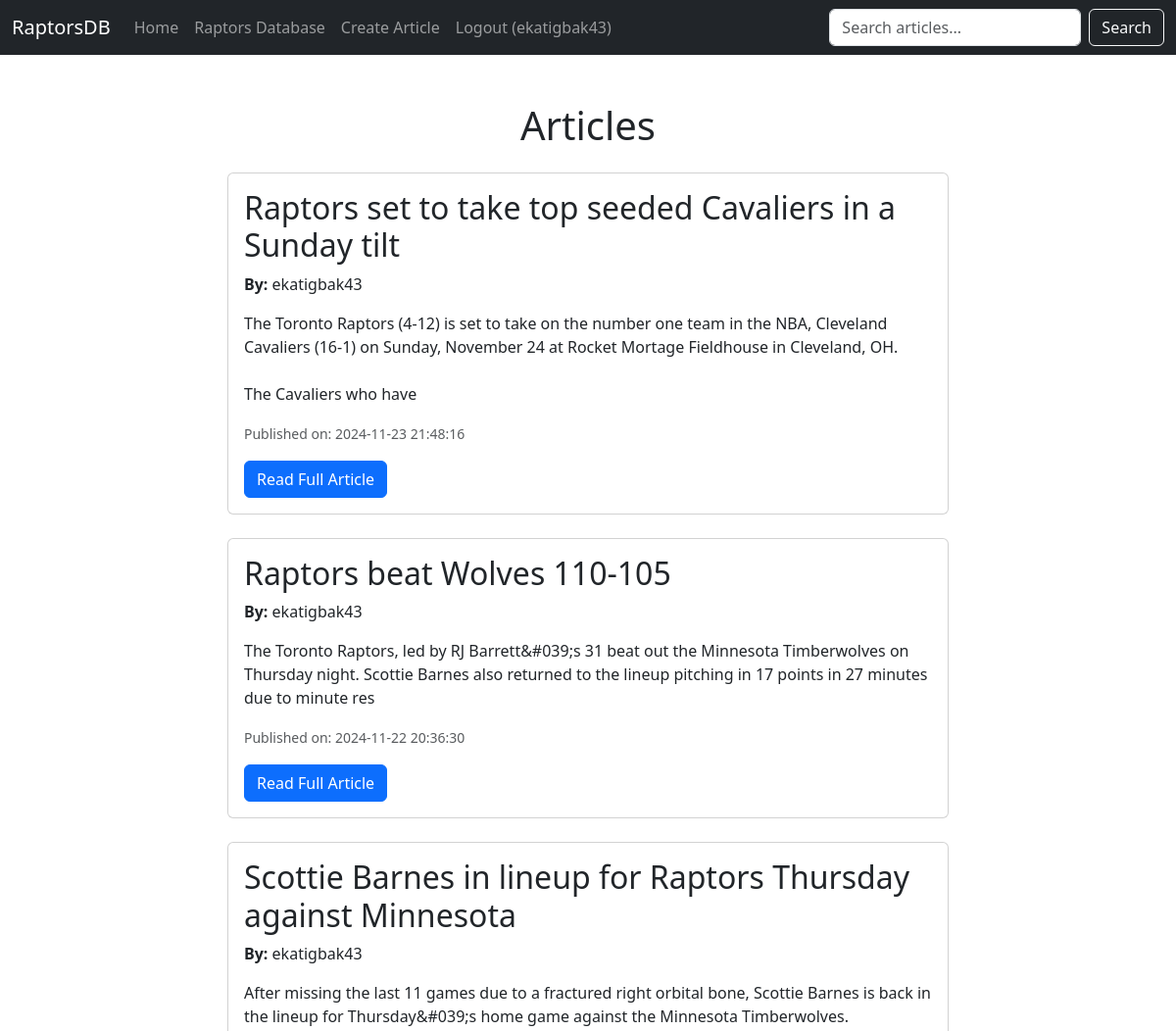
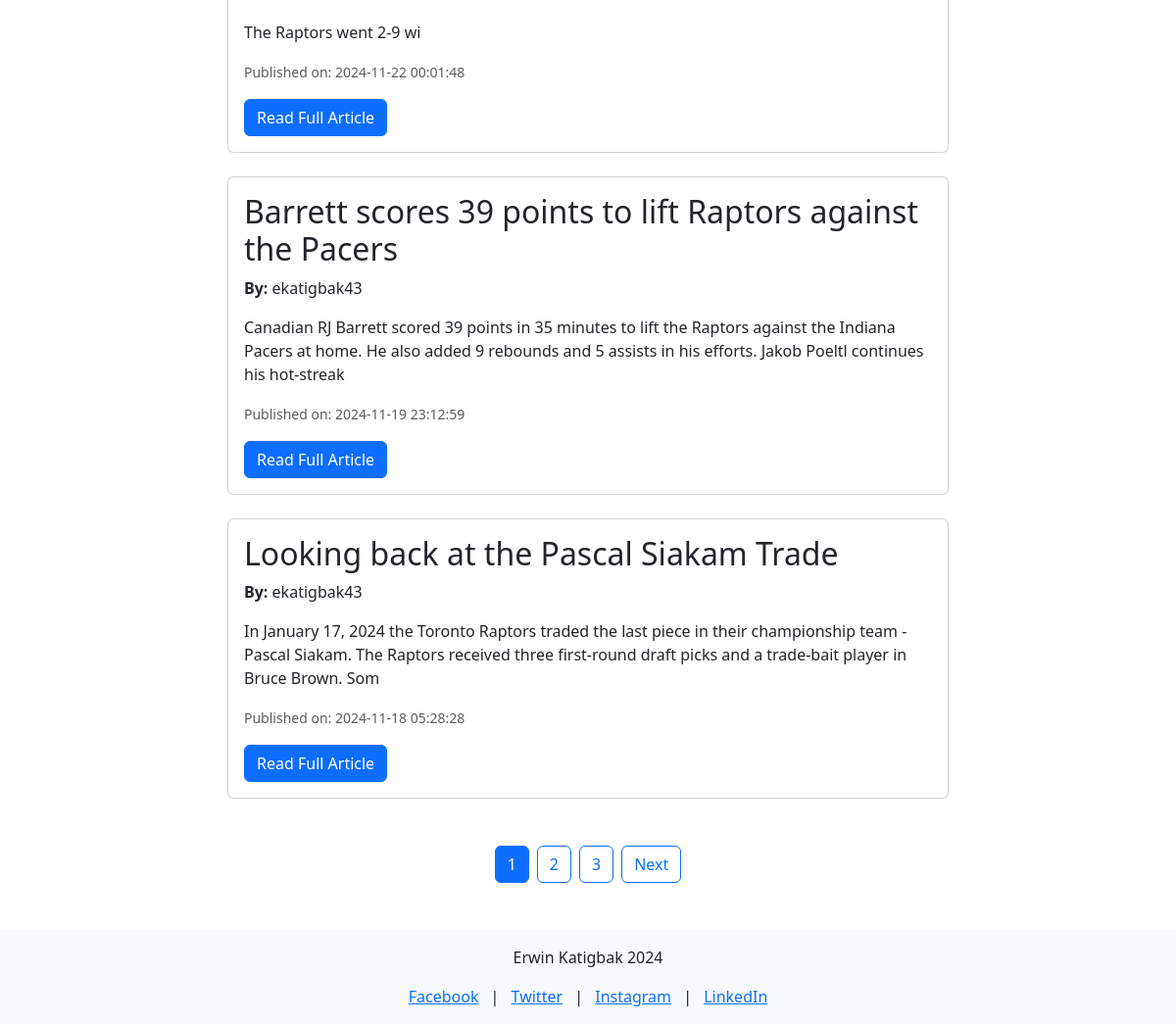
Page /index.php (signed in) on the committed database (2 pictures, top to bottom).
### tables this page shows
CREATE TABLE `articles` (
  `article_id` int(11) NOT NULL,
  `title` varchar(255) NOT NULL,
  `content` text DEFAULT NULL,
  `image` varchar(255) DEFAULT NULL,
  `author_id` int(11) DEFAULT NULL,
  `created_at` timestamp NOT NULL DEFAULT current_timestamp()
);

CREATE TABLE `users` (
  `user_id` int(11) NOT NULL,
  `username` varchar(50) NOT NULL,
  `password` varchar(255) NOT NULL,
  `role` enum('admin','editor','user','guest') NOT NULL
);

### index.php (the view, shortened to what this page needs)
<?php
require('connect.php');
$articles_per_page = 5;
$page = isset($_GET['page']) && is_numeric($_GET['page']) ? (int)$_GET['page'] : 1;
$offset = ($page - 1) * $articles_per_page;
try {
    $total_query = "SELECT COUNT(*) AS total FROM articles";
    $total_statement = $db->prepare($total_query);
    $total_statement->execute();
    $total_articles = $total_statement->fetch(PDO::FETCH_ASSOC)['total'];
    $total_pages = ceil($total_articles / $articles_per_page);
    $query = "SELECT a.article_id, a.title, a.content, a.created_at, u.username AS author
              FROM articles a
              JOIN users u ON a.author_id = u.user_id
              ORDER BY a.created_at DESC
              LIMIT :limit OFFSET :offset";
    $statement = $db->prepare($query);
    $statement->bindValue(':limit', $articles_per_page, PDO::PARAM_INT);
    $statement->bindValue(':offset', $offset, PDO::PARAM_INT);
    $statement->execute();
    $articles = $statement->fetchAll(PDO::FETCH_ASSOC);
} catch (PDOException $e) {
    echo "Error: " . $e->getMessage();
}
?>
<!DOCTYPE html>
<html lang="en">
<head>
    <link href="https://cdn.jsdelivr.net/npm/bootstrap@5.3.0-alpha3/dist/css/bootstrap.min.css" rel="stylesheet">
</head>
<body>
    <?php include('nav.php'); ?>
    <div class="container my-5">
        <h1 class="text-center mb-4">Articles</h1>
        <?php if ($articles && count($articles) > 0): ?>
            <div class="row justify-content-center">
                <?php foreach ($articles as $article): ?>
                    <div class="col-md-8 mb-4">
                        <div class="card">
                            <div class="card-body">
                                <h2 class="card-title"><?= htmlspecialchars($article['title']) ?></h2>
                                <p class="card-text"><strong>By:</strong> <?= htmlspecialchars($article['author']) ?></p>
                                <p class="card-text"><?= nl2br(htmlspecialchars(substr($article['content'], 0, 200))) ?></p>
                                <p class="card-text"><small class="text-muted">Published on: <?= htmlspecialchars($article['created_at']) ?></small></p>
                                <a href="view_article.php?id=<?= $article['article_id'] ?>" class="btn btn-primary">Read Full Article</a>
                            </div>
                        </div>
                    </div>
                <?php endforeach; ?>
            </div>
        <?php else: ?>
            <p class="text-center">No articles found.</p>
        <?php endif; ?>
        <div class="pagination d-flex justify-content-center mt-4">
            <?php for ($i = 1; $i <= $total_pages; $i++): ?>
                <a href="?page=<?= $i ?>" class="btn <?= $i === $page ? 'btn-primary' : 'btn-outline-primary' ?> mx-1"><?= $i ?></a>
            <?php endfor; ?>
            <?php if ($page < $total_pages): ?>
                <a href="?page=<?= $page + 1 ?>" class="btn btn-outline-primary mx-1">Next</a>
            <?php endif; ?>
        </div>
    </div>
    <?php include('footer.php'); ?>
</body>
</html>

### rows in the picture
articles: title "Raptors set to take top seeded Cavaliers in a Sunday tilt", author.username "ekatigbak43", content "The Toronto Raptors (4-12) is set to take on the number one team in the NBA, Cleveland Cavaliers (16-1) on Sunday, November 24 at Rocket Mortage Fieldhouse in Cleveland, OH. The Cavaliers who have", created_at "2024-11-23 21:48:16"
articles: title "Raptors beat Wolves 110-105", author.username "ekatigbak43", content "The Toronto Raptors, led by RJ Barrett&#039;s 31 beat out the Minnesota Timberwolves on Thursday night. Scottie Barnes also returned to the lineup pitching in 17 points in 27 minutes due to minute res", created_at "2024-11-22 20:36:30"
articles: title "Scottie Barnes in lineup for Raptors Thursday against Minnesota", author.username "ekatigbak43", content "After missing the last 11 games due to a fractured right orbital bone, Scottie Barnes is back in the lineup for Thursday&#039;s home game against the Minnesota Timberwolves. The Raptors went 2-9 wi", created_at "2024-11-22 00:01:48"
articles: title "Barrett scores 39 points to lift Raptors against the Pacers", author.username "ekatigbak43", content "Canadian RJ Barrett scored 39 points in 35 minutes to lift the Raptors against the Indiana Pacers at home. He also added 9 rebounds and 5 assists in his efforts. Jakob Poeltl continues his hot-streak", created_at "2024-11-19 23:12:59"
articles: title "Looking back at the Pascal Siakam Trade", author.username "ekatigbak43", content "In January 17, 2024 the Toronto Raptors traded the last piece in their championship team - Pascal Siakam. The Raptors received three first-round draft picks and a trade-bait player in Bruce Brown. Som", created_at "2024-11-18 05:28:28"

### other values in the picture
$_SESSION['username'] "ekatigbak43"
